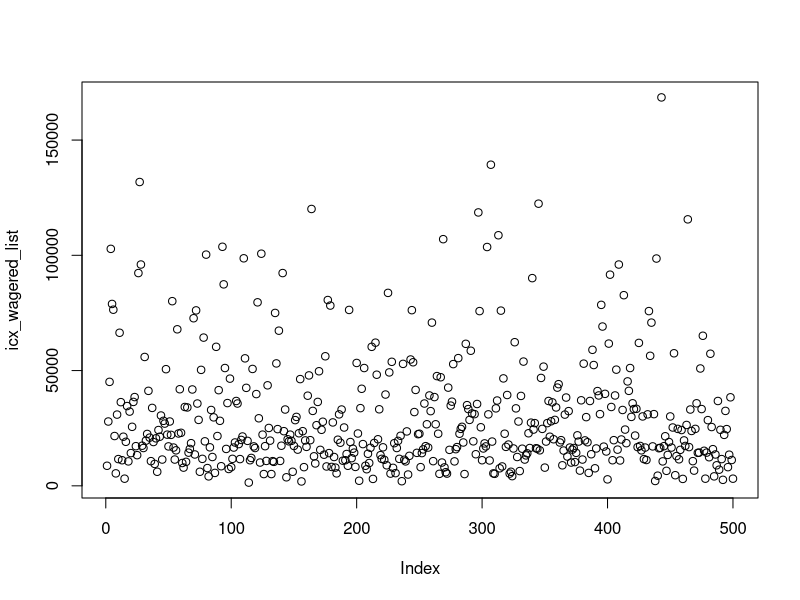

Write the R code that produced this figure.

# Iconbet Dice rolling


rm(list = ls())
library(dplyr)


####################### SETTINGS ################################
repeats <- 500 # sampling

# dice rolling range
dice_low <- 3
dice_high <- 97


## logic
chance_win_vector <- data.frame(chance_win = c(1:95)) %>%
  mutate(chance_win_multiplier = 98.5 / chance_win)

pick_chance_win <- dice_high - dice_low + 1
win_multiplier <- chance_win_vector$chance_win_multiplier[(pick_chance_win == chance_win_vector$chance_win)]


counter_list <- list()
icx_wagered_list <- list()

for (i in 1:repeats) {

  ### BET SETTINGS ########
  side_bet_on <- 0 #1: side_one_icx, 2: side_both_icx, 3: side_same_digit
  
  icx_amount <- 500
  icx_bet <- 100
  side_bet <- 1
  network_fee <- 0.004
  
  
  if (side_bet_on != 0) {
    total_icx_bet <- icx_bet + side_bet
  } else {
    total_icx_bet <- icx_bet
  }
  
  counter <- 1
  

repeat {
  
  if (side_bet_on != 0) {
    new_icx_amount <- icx_amount - icx_bet - side_bet - network_fee
  } else {
    new_icx_amount <- icx_amount - icx_bet - network_fee
  }
  
  dice1 <- replicate(1, sample(0:9, 1, replace = TRUE))
  dice2 <- replicate(1, sample(0:9*10, 1, replace = TRUE))
  
  total_dice <- dice1 + dice2
  
  side_one_icx <- ((dice1 == 0) | (dice2 == 0))
  side_both_icx <- ((dice1 == 0) & (dice2 == 0))
  side_same_digit <- dice1 == as.numeric(substr(dice2,1,1))
  
  # print(total_dice)
  
  if (total_dice >= dice_low & total_dice <= dice_high) {
  
  win_outcome <- win_multiplier * icx_bet 
  icx_amount <- new_icx_amount + win_outcome
  
  # print("WIN!!!")
  
  } else {
    icx_amount <- new_icx_amount
    # print("LOST...")
  }
  
  if (side_bet_on == 1) {
    
    if (side_one_icx == TRUE & side_both_icx == FALSE) {
      icx_amount = icx_amount + (side_bet * 5)
    } else {
      icx_amount = icx_amount - side_bet
    }
    
  } else if (side_bet_on == 2) {
    
    if (side_one_icx == TRUE & side_both_icx == TRUE) {
      icx_amount = icx_amount + (side_bet * 95)
    } else {
      icx_amount = icx_amount - side_bet
    }
    
  } else if (side_bet_on == 3) {
    
    if (side_same_digit == TRUE) {
      icx_amount = icx_amount + (side_bet * 9.5)
    } else {
      icx_amount = icx_amount - side_bet
    }
    
}

  
  if (side_bet_on != 0) {
    total_icx_bet = total_icx_bet + icx_bet + side_bet
  } else {
    total_icx_bet = total_icx_bet + icx_bet
  }
  
  
  print(icx_amount)
  counter = counter + 1
  
  
  
  if (icx_amount < icx_bet) {
    print(paste("Rolled", counter, "times"))
    print(paste("Total ICX wagered is", total_icx_bet))
    break
  }
  
} ## no loop (repeat only)

counter_list[i] <- counter
icx_wagered_list[i] <- total_icx_bet


# boxplot(unlist(counter_list))

} ## loop


counter_unlist <- unlist(counter_list) 
icx_wagered_list <- unlist(icx_wagered_list)

summary(counter_unlist)
summary(icx_wagered_list)

plot(icx_wagered_list)
# boxplot(counter_unlist)


# side:
# 19% -> 5x
# 1% >- 95x
# 10% -> 9.5
  
  